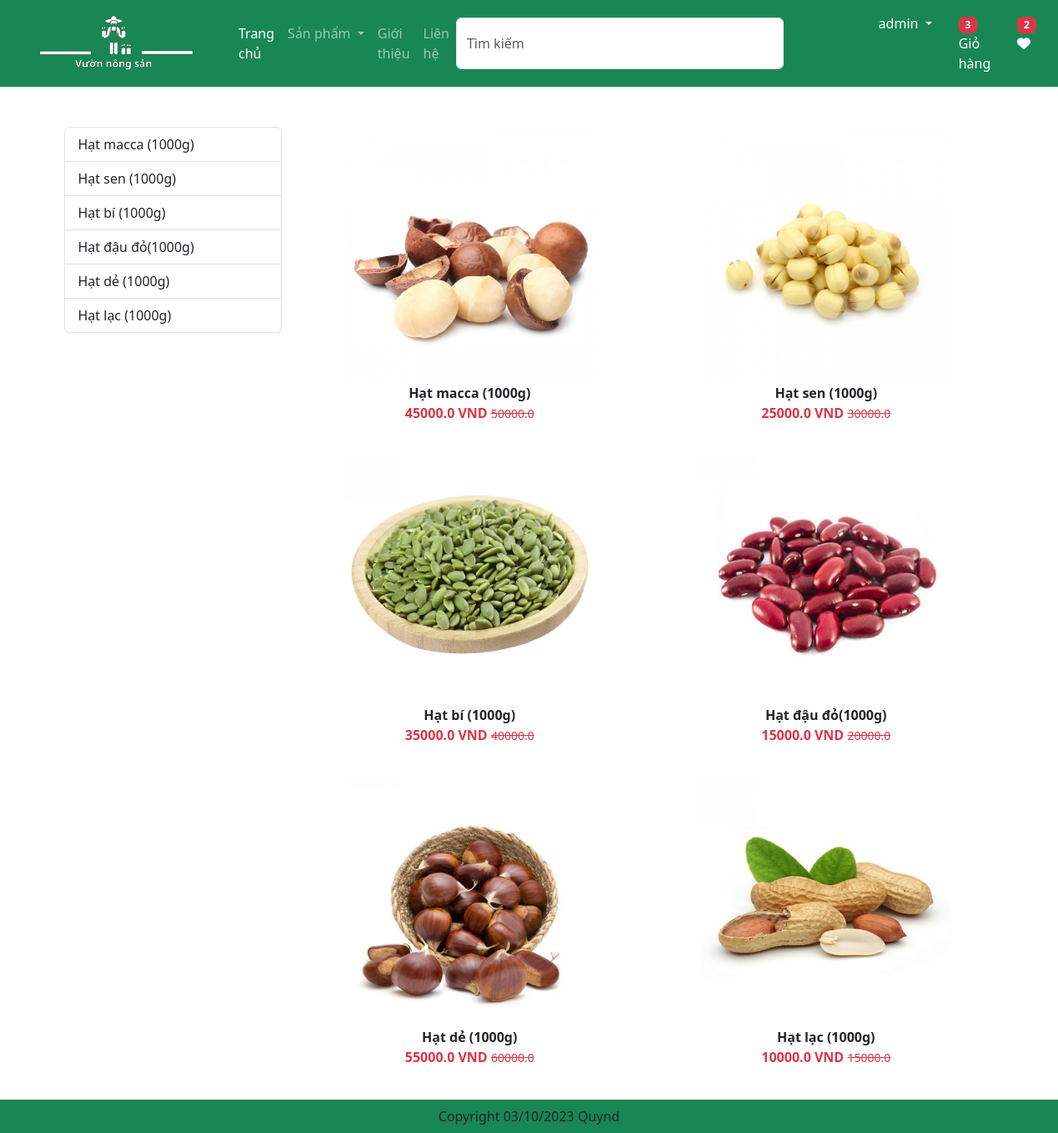
Screenshot of /category/HDD (signed in) with the database file from the repository.
### app/models.py (models this page shows, shortened)
class Product(models.Model):
    title = models.CharField(max_length=100)
    selling_price = models.FloatField()
    discounted_price = models.FloatField()
    description = models.TextField()
    composition = models.TextField(default='')
    prodapp = models.TextField(default='')
    category = models.CharField(choices=CATEGORY_CHOICES, max_length=3)
    product_image = models.ImageField(upload_to='product')

### app/views.py (the view)
# urls.py: path('category/<slug:val>', views.CategoryView.as_view(), name="category"),
@method_decorator(login_required, name='dispatch')
class CategoryView(View):
    def get(self, request, val):
        totalitem = 0
        wishitem = 0
        if request.user.is_authenticated:
            totalitem = len(Cart.objects.filter(user=request.user))
            wishitem = len(Wishlist.objects.filter(user=request.user))
        product = Product.objects.filter(category=val)
        title = Product.objects.filter(category=val).values('title')
        return render(request, 'app/category.html', locals())

### app/templates/app/category.html (shortened to what this page needs)
{% extends "app/base.html" %}
{% load static %}
{% block main-content %}
  <div class="container my-5">
    <div class="row">
      <div class="col-sm-3">
          <div class="list-group">
          {% for prod in product %}
            <a href="{% url 'product-detail' prod.id %}" class="list-group-item
            list-group-item-action" aria-current="true">{{prod.title}}</a>
          {% endfor %}
          </div>
      </div>
      <div class="col-sm-9">
        <div class="row">
          {% for prod in product %}
            <div class="col text-center mb-4">
              <a href="{% url 'product-detail' prod.id %}" class="btn">
                <div>
                  <img src="{{prod.product_image.url}}" width="300px" height="300px">
                  <div class="fw-bold">{{prod.title}}</div>
                  <div class="fw-bold text-danger">
                    {{prod.discounted_price}} VND
                    <small class="fw-light text-decoration-line-through">{{prod.selling_price}}</small>
                  </div>
                </div>
              </a>
            </div>
          {% endfor %}
        </div>
      </div>
    </div>
  </div>
{% endblock main-content %}

### app/templates/app/base.html (shortened to what this page needs)
<!DOCTYPE html>
{% load static %}
<html lang="en">
<head>
    <link href="https://cdn.jsdelivr.net/npm/bootstrap@5.3.2/dist/css/bootstrap.min.css" rel="stylesheet"
>
    <link rel="stylesheet" href="{% static 'app/css/owl.carousel.min.css'%}"/>
    <link rel="stylesheet" href="{% static 'app/css/all.min.css'%}" />
    <link rel="stylesheet" href="{% static 'app/css/style.css'%}"/>
</head>
<body>
    <nav class="navbar navbar-expand-lg navbar-dark bg-success">
      <div class="container-fluid">
        <a class="navbar-brand" href="/">
            <img src="{% static 'app/images/logo.png'%}" width="250" height="70"/>
        </a>
        <div class="collapse navbar-collapse" id="navbarSupportedContent">
          <ul class="navbar-nav me-auto mb-2 mb-lg-0">
            <li class="nav-item">
              <a class="nav-link active" aria-current="page" href="/">Trang chủ</a>
            </li>
            <li class="nav-item dropdown">
              <a class="nav-link dropdown-toggle" href="#" role="button" data-bs-toggle="dropdown" aria-expanded="false">
                Sản phẩm
              </a>
            </li>
            <li class="nav-item">
              <a class="nav-link text-while" href="{% url 'about'%}">Giới thiệu</a>
            </li>
            <li class="nav-item">
              <a class="nav-link text-while" href="{% url 'contact'%}">Liên hệ</a>
            </li>
          </ul>
          <form class="d-flex" role="search" action="/search">
            <input class="form-control me-2" type="search" placeholder="Tìm kiếm" name="search" aria-label="Search" style="width: 420px">
            <button class="btn btn-outline-success" type="submit">Tìm kiếm</button>
          </form>
        </div>
        {% if request.user.is_authenticated %}
        <ul class = "navbar-nav me-auto mb-2 mb-lg-0">
            <li class = "nav-item dropdown mx-2">
              <a class="nav-link dropdown-toggle text-white" href="#"
              id="profileDropdown" role="button" data-bs-toggle="dropdown"
              aria-expanded="false"> {{request.user}} </a>
            </li>
            <li class="nav-item mx-2">
                <a href="{% url 'showcart' %}" class="nav-link text-white">
                    <span class="badge bg-danger">{% if totalitem > 0%}{{totalitem}} {%endif%}</span>
                    Giỏ hàng</a>
            </li>
            <li class="nav-item mx-2">
                <a href="#" class="nav-link text-white">
                    <span class="badge bg-danger">{% if wishitem > 0%} {{wishitem}} {%endif%}</span>
                    <i class="fa fa-heart"></i></a>
            </li>
            {% else %}
                <a href="{% url 'login' %}" class="nav-link text-white" style="padding-right: 25px">Đăng nhập</a>
                <a href="{% url 'customerregistration' %}" class="nav-link text-white" style="padding-right: 70px">Đăng ký</a>
            {% endif %}
        </ul>
      </div>
    </nav>
    {% block main-content %}{% endblock main-content %}
    <footer class="container-fluid fixed-bottom bg-success text-center p-2 mt-5">
        Copyright 03/10/2023 Quynd
    </footer>
</body>
</html>

### rows the page displays
Product: title "Hạt macca (1000g)", product_image (picture), discounted_price "45000.0", selling_price "50000.0"
Product: title "Hạt sen (1000g)", product_image (picture), discounted_price "25000.0", selling_price "30000.0"
Product: title "Hạt bí (1000g)", product_image (picture), discounted_price "35000.0", selling_price "40000.0"
Product: title "Hạt đậu đỏ(1000g)", product_image (picture), discounted_price "15000.0", selling_price "20000.0"
Product: title "Hạt dẻ (1000g)", product_image (picture), discounted_price "55000.0", selling_price "60000.0"
Product: title "Hạt lạc (1000g)", product_image (picture), discounted_price "10000.0", selling_price "15000.0"

### other values shown
{{ request.user }} "admin"
{{ totalitem }} "3"
{{ wishitem }} "2"
